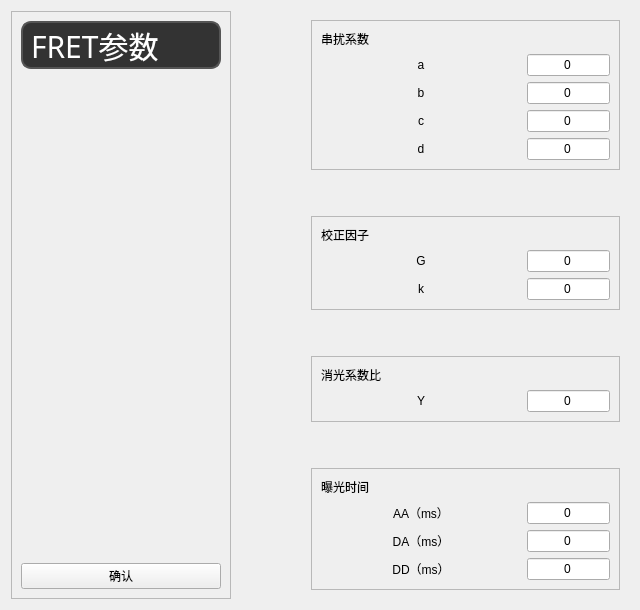
      <widget class="QWidget" name="pageRatios">
       <layout class="QHBoxLayout" name="horizontalLayout_7" stretch="2,1,5">
        <item>
         <widget class="QFrame" name="frame_4">
          <property name="frameShape">
           <enum>QFrame::StyledPanel</enum>
          </property>
          <property name="frameShadow">
           <enum>QFrame::Raised</enum>
          </property>
          <layout class="QGridLayout" name="gridLayout_3" columnstretch="0">
           <item row="3" column="0">
            <widget class="QPushButton" name="pushButtonRatio">
             <property name="sizePolicy">
              <sizepolicy hsizetype="Expanding" vsizetype="Fixed">
               <horstretch>0</horstretch>
               <verstretch>0</verstretch>
              </sizepolicy>
             </property>
             <property name="minimumSize">
              <size>
               <width>200</width>
               <height>0</height>
              </size>
             </property>
             <property name="maximumSize">
              <size>
               <width>16777215</width>
               <height>16777215</height>
              </size>
             </property>
             <property name="text">
              <string>确认</string>
             </property>
            </widget>
           </item>
           <item row="1" column="0">
            <spacer name="verticalSpacer_6">
             <property name="orientation">
              <enum>Qt::Vertical</enum>
             </property>
             <property name="sizeHint" stdset="0">
              <size>
               <width>20</width>
               <height>40</height>
              </size>
             </property>
            </spacer>
           </item>
           <item row="0" column="0">
            <widget class="QLabel" name="label_37">
             <property name="sizePolicy">
              <sizepolicy hsizetype="Expanding" vsizetype="Preferred">
               <horstretch>0</horstretch>
               <verstretch>0</verstretch>
              </sizepolicy>
             </property>
             <property name="maximumSize">
              <size>
               <width>16777215</width>
               <height>100</height>
              </size>
             </property>
             <property name="font">
              <font>
               <family>MiSans</family>
               <pointsize>-1</pointsize>
              </font>
             </property>
             <property name="styleSheet">
              <string notr="true">QLabel {
    border: 2px solid #555555;
    border-radius: 10px;
    font-size: 30px;
    font-family: MiSans;
    color: #ffffff;
    background-color: #333333;
}</string>
             </property>
             <property name="text">
              <string>FRET参数</string>
             </property>
            </widget>
           </item>
          </layout>
         </widget>
        </item>
        <item>
         <spacer name="horizontalSpacer">
          <property name="orientation">
           <enum>Qt::Horizontal</enum>
          </property>
          <property name="sizeHint" stdset="0">
           <size>
            <width>40</width>
            <height>20</height>
           </size>
          </property>
         </spacer>
        </item>
        <item>
         <widget class="QFrame" name="ratioFrame">
          <layout class="QVBoxLayout" name="verticalLayout_9">
           <item>
            <widget class="QFrame" name="frame_6">
             <property name="sizePolicy">
              <sizepolicy hsizetype="Preferred" vsizetype="Preferred">
               <horstretch>0</horstretch>
               <verstretch>0</verstretch>
              </sizepolicy>
             </property>
             <property name="frameShape">
              <enum>QFrame::StyledPanel</enum>
             </property>
             <property name="frameShadow">
              <enum>QFrame::Raised</enum>
             </property>
             <layout class="QGridLayout" name="gridLayout_9">
              <item row="1" column="0">
               <widget class="QLabel" name="label_13">
                <property name="minimumSize">
                 <size>
                  <width>200</width>
                  <height>0</height>
                 </size>
                </property>
                <property name="maximumSize">
                 <size>
                  <width>800</width>
                  <height>16777215</height>
                 </size>
                </property>
                <property name="styleSheet">
                 <string notr="true"/>
                </property>
                <property name="text">
                 <string>a</string>
                </property>
                <property name="alignment">
                 <set>Qt::AlignCenter</set>
                </property>
               </widget>
              </item>
              <item row="2" column="0">
               <widget class="QLabel" name="label_14">
                <property name="minimumSize">
                 <size>
                  <width>200</width>
                  <height>0</height>
                 </size>
                </property>
                <property name="maximumSize">
                 <size>
                  <width>800</width>
                  <height>16777215</height>
                 </size>
                </property>
                <property name="styleSheet">
                 <string notr="true"/>
                </property>
                <property name="text">
                 <string>b</string>
                </property>
                <property name="alignment">
                 <set>Qt::AlignCenter</set>
                </property>
               </widget>
              </item>
              <item row="1" column="1">
               <widget class="QLineEdit" name="lineEditA">
                <property name="maximumSize">
                 <size>
                  <width>800</width>
                  <height>16777215</height>
                 </size>
                </property>
                <property name="text">
                 <string>0</string>
                </property>
                <property name="alignment">
                 <set>Qt::AlignCenter</set>
                </property>
               </widget>
              </item>
              <item row="3" column="1">
               <widget class="QLineEdit" name="lineEditC">
                <property name="maximumSize">
                 <size>
                  <width>800</width>
                  <height>16777215</height>
                 </size>
                </property>
                <property name="text">
                 <string>0</string>
                </property>
                <property name="alignment">
                 <set>Qt::AlignCenter</set>
                </property>
               </widget>
              </item>
              <item row="2" column="1">
               <widget class="QLineEdit" name="lineEditB">
                <property name="maximumSize">
                 <size>
                  <width>800</width>
                  <height>16777215</height>
                 </size>
                </property>
                <property name="text">
                 <string>0</string>
                </property>
                <property name="alignment">
                 <set>Qt::AlignCenter</set>
                </property>
               </widget>
              </item>
              <item row="3" column="0">
               <widget class="QLabel" name="label_16">
                <property name="sizePolicy">
                 <sizepolicy hsizetype="Preferred" vsizetype="Preferred">
                  <horstretch>0</horstretch>
                  <verstretch>0</verstretch>
                 </sizepolicy>
                </property>
                <property name="minimumSize">
                 <size>
                  <width>200</width>
                  <height>0</height>
                 </size>
                </property>
                <property name="maximumSize">
                 <size>
                  <width>800</width>
                  <height>16777215</height>
                 </size>
                </property>
                <property name="styleSheet">
                 <string notr="true"/>
                </property>
                <property name="text">
                 <string>c</string>
                </property>
                <property name="alignment">
                 <set>Qt::AlignCenter</set>
                </property>
               </widget>
              </item>
              <item row="4" column="0">
               <widget class="QLabel" name="label_21">
                <property name="minimumSize">
                 <size>
                  <width>200</width>
                  <height>0</height>
                 </size>
                </property>
                <property name="maximumSize">
                 <size>
                  <width>800</width>
                  <height>16777215</height>
                 </size>
                </property>
                <property name="styleSheet">
                 <string notr="true"/>
                </property>
                <property name="text">
                 <string>d</string>
                </property>
                <property name="alignment">
                 <set>Qt::AlignCenter</set>
                </property>
               </widget>
              </item>
              <item row="4" column="1">
               <widget class="QLineEdit" name="lineEditD">
                <property name="maximumSize">
                 <size>
                  <width>800</width>
                  <height>16777215</height>
                 </size>
                </property>
                <property name="text">
                 <string>0</string>
                </property>
                <property name="alignment">
                 <set>Qt::AlignCenter</set>
                </property>
               </widget>
              </item>
              <item row="0" column="0" colspan="2">
               <widget class="QLabel" name="label_47">
                <property name="sizePolicy">
                 <sizepolicy hsizetype="Preferred" vsizetype="Fixed">
                  <horstretch>0</horstretch>
                  <verstretch>0</verstretch>
                 </sizepolicy>
                </property>
                <property name="text">
                 <string>串扰系数</string>
                </property>
               </widget>
              </item>
             </layout>
            </widget>
           </item>
           <item>
            <spacer name="verticalSpacer_3">
             <property name="orientation">
              <enum>Qt::Vertical</enum>
             </property>
             <property name="sizeHint" stdset="0">
              <size>
               <width>20</width>
               <height>40</height>
              </size>
             </property>
            </spacer>
           </item>
           <item>
            <widget class="QFrame" name="frame_7">
             <property name="sizePolicy">
              <sizepolicy hsizetype="Preferred" vsizetype="Preferred">
               <horstretch>0</horstretch>
               <verstretch>0</verstretch>
              </sizepolicy>
             </property>
             <property name="frameShape">
              <enum>QFrame::StyledPanel</enum>
             </property>
             <property name="frameShadow">
              <enum>QFrame::Raised</enum>
             </property>
             <layout class="QGridLayout" name="gridLayout_10">
              <item row="2" column="0">
               <widget class="QLabel" name="label_15">
                <property name="minimumSize">
                 <size>
                  <width>200</width>
                  <height>0</height>
                 </size>
                </property>
                <property name="maximumSize">
                 <size>
                  <width>800</width>
                  <height>16777215</height>
                 </size>
                </property>
                <property name="styleSheet">
                 <string notr="true"/>
                </property>
                <property name="text">
                 <string>k</string>
                </property>
                <property name="alignment">
                 <set>Qt::AlignCenter</set>
                </property>
               </widget>
              </item>
              <item row="0" column="0" colspan="2">
               <widget class="QLabel" name="label_36">
                <property name="sizePolicy">
                 <sizepolicy hsizetype="Preferred" vsizetype="Fixed">
                  <horstretch>0</horstretch>
                  <verstretch>0</verstretch>
                 </sizepolicy>
                </property>
                <property name="text">
                 <string>校正因子</string>
                </property>
               </widget>
              </item>
              <item row="2" column="1">
               <widget class="QLineEdit" name="lineEditK">
                <property name="maximumSize">
                 <size>
                  <width>800</width>
                  <height>16777215</height>
                 </size>
                </property>
                <property name="text">
                 <string>0</string>
                </property>
                <property name="alignment">
                 <set>Qt::AlignCenter</set>
                </property>
               </widget>
              </item>
              <item row="1" column="0">
               <widget class="QLabel" name="label_32">
                <property name="minimumSize">
                 <size>
                  <width>200</width>
                  <height>0</height>
                 </size>
                </property>
                <property name="maximumSize">
                 <size>
                  <width>800</width>
                  <height>16777215</height>
                 </size>
                </property>
                <property name="styleSheet">
                 <string notr="true"/>
                </property>
                <property name="text">
                 <string>G</string>
                </property>
                <property name="alignment">
                 <set>Qt::AlignCenter</set>
                </property>
               </widget>
              </item>
              <item row="1" column="1">
               <widget class="QLineEdit" name="lineEditG">
                <property name="maximumSize">
                 <size>
                  <width>800</width>
                  <height>16777215</height>
                 </size>
                </property>
                <property name="text">
                 <string>0</string>
                </property>
                <property name="alignment">
                 <set>Qt::AlignCenter</set>
                </property>
               </widget>
              </item>
             </layout>
            </widget>
           </item>
           <item>
            <spacer name="verticalSpacer_4">
             <property name="orientation">
              <enum>Qt::Vertical</enum>
             </property>
             <property name="sizeHint" stdset="0">
              <size>
               <width>20</width>
               <height>40</height>
              </size>
             </property>
            </spacer>
           </item>
           <item>
            <widget class="QFrame" name="frame_8">
             <property name="sizePolicy">
              <sizepolicy hsizetype="Preferred" vsizetype="Preferred">
               <horstretch>0</horstretch>
               <verstretch>0</verstretch>
              </sizepolicy>
             </property>
             <property name="frameShape">
              <enum>QFrame::StyledPanel</enum>
             </property>
             <property name="frameShadow">
              <enum>QFrame::Raised</enum>
             </property>
             <layout class="QGridLayout" name="gridLayout_11">
              <item row="1" column="0">
               <widget class="QLabel" name="label_33">
                <property name="minimumSize">
                 <size>
                  <width>200</width>
                  <height>0</height>
                 </size>
                </property>
                <property name="maximumSize">
                 <size>
                  <width>800</width>
                  <height>16777215</height>
                 </size>
                </property>
                <property name="styleSheet">
                 <string notr="true"/>
                </property>
                <property name="text">
                 <string>Y</string>
                </property>
                <property name="alignment">
                 <set>Qt::AlignCenter</set>
                </property>
               </widget>
              </item>
              <item row="1" column="1">
               <widget class="QLineEdit" name="lineEditY">
                <property name="maximumSize">
                 <size>
                  <width>800</width>
                  <height>16777215</height>
                 </size>
                </property>
                <property name="text">
                 <string>0</string>
                </property>
                <property name="alignment">
                 <set>Qt::AlignCenter</set>
                </property>
               </widget>
              </item>
              <item row="0" column="0" colspan="2">
               <widget class="QLabel" name="label_34">
                <property name="sizePolicy">
                 <sizepolicy hsizetype="Preferred" vsizetype="Fixed">
                  <horstretch>0</horstretch>
                  <verstretch>0</verstretch>
                 </sizepolicy>
                </property>
                <property name="text">
                 <string>消光系数比</string>
                </property>
               </widget>
              </item>
             </layout>
            </widget>
           </item>
           <item>
            <spacer name="verticalSpacer_5">
             <property name="orientation">
              <enum>Qt::Vertical</enum>
             </property>
             <property name="sizeHint" stdset="0">
              <size>
               <width>20</width>
               <height>40</height>
              </size>
             </property>
            </spacer>
           </item>
           <item>
            <widget class="QFrame" name="frame_9">
             <property name="sizePolicy">
              <sizepolicy hsizetype="Preferred" vsizetype="Preferred">
               <horstretch>0</horstretch>
               <verstretch>0</verstretch>
              </sizepolicy>
             </property>
             <property name="frameShape">
              <enum>QFrame::StyledPanel</enum>
             </property>
             <property name="frameShadow">
              <enum>QFrame::Raised</enum>
             </property>
             <layout class="QGridLayout" name="gridLayout_12">
              <item row="2" column="0">
               <widget class="QLabel" name="label_40">
                <property name="minimumSize">
                 <size>
                  <width>200</width>
                  <height>0</height>
                 </size>
                </property>
                <property name="maximumSize">
                 <size>
                  <width>800</width>
                  <height>16777215</height>
                 </size>
                </property>
                <property name="styleSheet">
                 <string notr="true"/>
                </property>
                <property name="text">
                 <string>DA（ms）</string>
                </property>
                <property name="alignment">
                 <set>Qt::AlignCenter</set>
                </property>
               </widget>
              </item>
              <item row="1" column="1">
               <widget class="QLineEdit" name="lineEditExpsAA">
                <property name="maximumSize">
                 <size>
                  <width>800</width>
                  <height>16777215</height>
                 </size>
                </property>
                <property name="text">
                 <string>0</string>
                </property>
                <property name="alignment">
                 <set>Qt::AlignCenter</set>
                </property>
               </widget>
              </item>
              <item row="2" column="1">
               <widget class="QLineEdit" name="lineEditExpsDA">
                <property name="maximumSize">
                 <size>
                  <width>800</width>
                  <height>16777215</height>
                 </size>
                </property>
                <property name="text">
                 <string>0</string>
                </property>
                <property name="alignment">
                 <set>Qt::AlignCenter</set>
                </property>
               </widget>
              </item>
              <item row="1" column="0">
               <widget class="QLabel" name="label_39">
                <property name="minimumSize">
                 <size>
                  <width>200</width>
                  <height>0</height>
                 </size>
                </property>
                <property name="maximumSize">
                 <size>
                  <width>800</width>
                  <height>16777215</height>
                 </size>
                </property>
                <property name="styleSheet">
                 <string notr="true"/>
                </property>
                <property name="text">
                 <string>AA（ms）</string>
                </property>
                <property name="alignment">
                 <set>Qt::AlignCenter</set>
                </property>
               </widget>
              </item>
              <item row="3" column="0">
               <widget class="QLabel" name="label_41">
                <property name="minimumSize">
                 <size>
                  <width>200</width>
                  <height>0</height>
                 </size>
                </property>
                <property name="maximumSize">
                 <size>
                  <width>800</width>
                  <height>16777215</height>
                 </size>
                </property>
                <property name="styleSheet">
                 <string notr="true"/>
                </property>
                <property name="text">
                 <string>DD（ms）</string>
                </property>
                <property name="alignment">
                 <set>Qt::AlignCenter</set>
                </property>
               </widget>
              </item>
              <item row="3" column="1">
               <widget class="QLineEdit" name="lineEditExpsDD">
                <property name="maximumSize">
                 <size>
                  <width>800</width>
                  <height>16777215</height>
                 </size>
                </property>
                <property name="text">
                 <string>0</string>
                </property>
                <property name="alignment">
                 <set>Qt::AlignCenter</set>
                </property>
               </widget>
              </item>
              <item row="0" column="0" colspan="2">
               <widget class="QLabel" name="label_38">
                <property name="sizePolicy">
                 <sizepolicy hsizetype="Preferred" vsizetype="Fixed">
                  <horstretch>0</horstretch>
                  <verstretch>0</verstretch>
                 </sizepolicy>
                </property>
                <property name="text">
                 <string>曝光时间</string>
                </property>
               </widget>
              </item>
             </layout>
            </widget>
           </item>
          </layout>
         </widget>
        </item>
       </layout>
      </widget>
